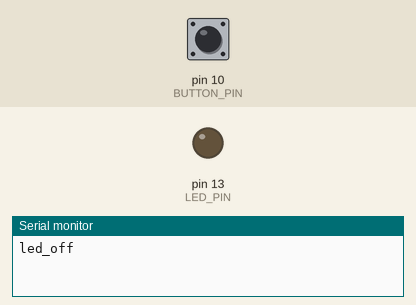
This sketch was run on a simulated Arduino Pro Mini, built with avr-gcc and run on an emulated ATmega328P. Parts: output pins drawn as LEDs (lit = HIGH), the last lines printed to the serial monitor. Inputs (shaded band) come from the test bench; at power-on: pin 10 (BUTTON_PIN) HIGH.

Above: at 1.2 s.
1.3 s: pin 10 (BUTTON_PIN) pulled LOW for 0.15 s
At 2.1 s:
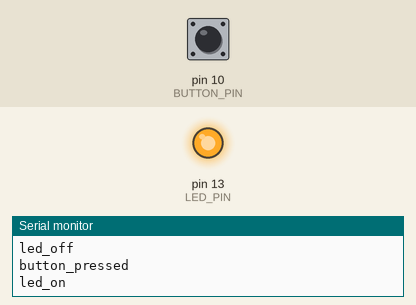
6.9 s: pin 10 (BUTTON_PIN) pulled LOW for 3.2 s
At 12.5 s:
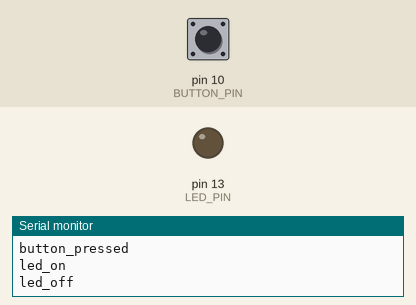
Timing chart, 0 to 14.0 s (numbered marks = the images above; inputs shaded):
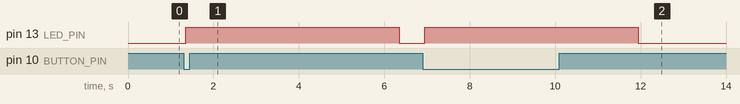

The sketch:

timed_switchoff.ino
```cpp
// (licence header left out)
#include "Fsm.h"

// Used pins
#define LED_PIN     LED_BUILTIN
#define BUTTON_PIN  10

// Events
#define BUTTON_EVENT  0

// Button states and debounce
int buttonState = 0;
int lastButtonState = HIGH;
unsigned long lastDebounceTime = 0;

// States
State state_led_off(&led_off, &check_button, NULL);
State state_led_on(&led_on, &check_button, NULL);
Fsm fsm(&state_led_off);

void led_off() {
  Serial.println(__FUNCTION__);
  digitalWrite(LED_PIN, LOW);
}

void led_on() {
  Serial.println(__FUNCTION__);
  digitalWrite(LED_PIN, HIGH);
}

// Check button and debounce
void check_button() {
  int reading = digitalRead(BUTTON_PIN);
  if (reading != lastButtonState)
    lastDebounceTime = millis();

  if ((millis() - lastDebounceTime) > 50) {
    if (reading != buttonState) {
      buttonState = reading;
      if (buttonState == LOW) {
        Serial.println("button_pressed");
        fsm.trigger(BUTTON_EVENT);
      }
    }
  }

  lastButtonState = reading;
}

void setup() {
  Serial.begin(9600);

  pinMode(LED_PIN, OUTPUT);
  pinMode(BUTTON_PIN, INPUT_PULLUP);

  fsm.add_transition(&state_led_off, &state_led_on,
                     BUTTON_EVENT, NULL);
  fsm.add_timed_transition(&state_led_on, &state_led_off, 5000, NULL);
  fsm.add_transition(&state_led_on, &state_led_off, BUTTON_EVENT, NULL);
}

void loop() {
  fsm.run_machine();
}
```

Measured:
- after the input at 1.3 s, pin 13 (LED_PIN): LOW → HIGH after 0.05 s, → LOW 5.0 s later
- after the input at 6.9 s, pin 13 (LED_PIN): LOW → HIGH after 0.05 s, → LOW 5.0 s later
